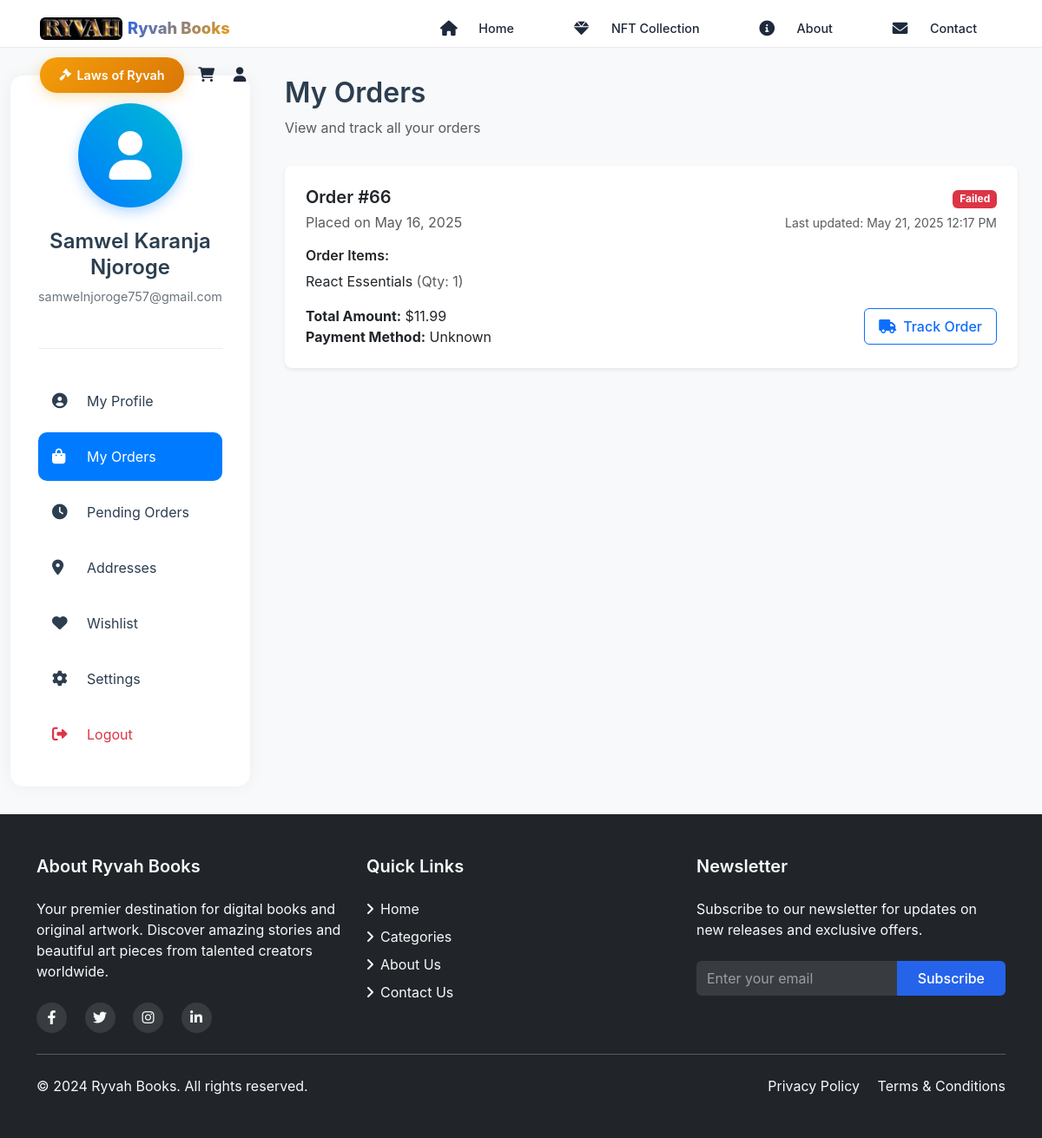
Page /pages/orders.php (signed in) on the committed database.
### tables this page shows
CREATE TABLE IF NOT EXISTS `users` (
  `id` int NOT NULL AUTO_INCREMENT,
  `full_name` varchar(255) NOT NULL,
  `email` varchar(255) NOT NULL,
  `role` enum('Admin','Client','Employee') NOT NULL DEFAULT 'Client',
  `password` varchar(255) NOT NULL,
  `phone` varchar(20) DEFAULT NULL,
  `encryption_key` varchar(255) NOT NULL,
  `salt` varchar(255) NOT NULL,
  `iv` varchar(255) NOT NULL,
  `address` text,
  `city` varchar(100) DEFAULT NULL,
  `state` varchar(100) DEFAULT NULL,
  `postal_code` varchar(20) DEFAULT NULL,
  `created_at` timestamp NULL DEFAULT CURRENT_TIMESTAMP,
  PRIMARY KEY (`id`),
  UNIQUE KEY `email` (`email`)
);

CREATE TABLE IF NOT EXISTS `orders` (
  `id` int NOT NULL AUTO_INCREMENT,
  `invoice_number` varchar(20) NOT NULL,
  `user_id` int NOT NULL,
  `order_date` datetime NOT NULL DEFAULT CURRENT_TIMESTAMP,
  `total_amount` decimal(10,2) NOT NULL DEFAULT '0.00',
  `tax_amount` decimal(10,2) NOT NULL DEFAULT '0.00',
  `tax_rate` decimal(5,2) NOT NULL DEFAULT '0.00',
  `payment_status` enum('pending','processing','completed','failed','refunded') NOT NULL DEFAULT 'pending',
  `payment_method` varchar(50) DEFAULT NULL,
  `paypal_order_id` varchar(255) DEFAULT NULL,
  `shipping_address` text,
  `billing_address` text,
  `notes` text,
  `created_at` timestamp NULL DEFAULT CURRENT_TIMESTAMP,
  `updated_at` timestamp NULL DEFAULT CURRENT_TIMESTAMP ON UPDATE CURRENT_TIMESTAMP,
  PRIMARY KEY (`id`),
  UNIQUE KEY `invoice_number` (`invoice_number`),
  KEY `user_id` (`user_id`),
  KEY `order_date` (`order_date`),
  KEY `payment_status` (`payment_status`),
  KEY `idx_orders_invoice` (`invoice_number`),
  KEY `idx_paypal_order_id` (`paypal_order_id`)
);

### pages/orders.php (the view, shortened to what this page needs)
<?php
require_once '../includes/bootstrap.php';
$user_id = $_SESSION['user_id'];
$sql = "SELECT o.*,
        GROUP_CONCAT(DISTINCT p.type) as product_types,
        GROUP_CONCAT(DISTINCT p.name SEPARATOR '||') as product_names,
        GROUP_CONCAT(DISTINCT oi.quantity SEPARATOR '||') as quantities,
        (
            SELECT status
            FROM order_status_history
            WHERE order_id = o.id
            ORDER BY created_at DESC
            LIMIT 1
        ) as current_status,
        (
            SELECT created_at
            FROM order_status_history
            WHERE order_id = o.id
            ORDER BY created_at DESC
            LIMIT 1
        ) as last_status_update
        FROM orders o
        JOIN order_items oi ON o.id = oi.order_id
        JOIN products p ON oi.product_id = p.id
        WHERE o.user_id = ?
        GROUP BY o.id
        ORDER BY o.created_at DESC";
$stmt = $conn->prepare($sql);
$stmt->bind_param("i", $user_id);
$stmt->execute();
$result = $stmt->get_result();
$orders = $result->fetch_all(MYSQLI_ASSOC);
$sql = "SELECT * FROM users WHERE id = ?";
$stmt = $conn->prepare($sql);
$stmt->bind_param("i", $user_id);
$stmt->execute();
$result = $stmt->get_result();
$user = $result->fetch_assoc();
include '../includes/layouts/header.php';
?>
<div class="profile-container">
    <div class="container-fluid">
        <div class="row">
            <div class="col-lg-3">
                <div class="profile-sidebar">
                    <div class="profile-header text-center">
                        <div class="profile-avatar">
                            <i class="fas fa-user"></i>
                        </div>
                        <h4 class="profile-name"><?php echo htmlspecialchars($user['full_name']); ?></h4>
                        <p class="profile-email"><?php echo htmlspecialchars($user['email']); ?></p>
                    </div>
                    <div class="profile-nav">
                        <a href="profile.php" class="nav-item">
                            <i class="fas fa-user-circle"></i>
                            <span>My Profile</span>
                        </a>
                        <a href="orders.php" class="nav-item active">
                            <i class="fas fa-shopping-bag"></i>
                            <span>My Orders</span>
                        </a>
                        <a href="pending_orders.php" class="nav-item">
                            <i class="fas fa-clock"></i>
                            <span>Pending Orders</span>
                        </a>
                        <a href="addresses.php" class="nav-item">
                            <i class="fas fa-map-marker-alt"></i>
                            <span>Addresses</span>
                        </a>
                        <a href="wishlist.php" class="nav-item">
                            <i class="fas fa-heart"></i>
                            <span>Wishlist</span>
                        </a>
                        <a href="settings.php" class="nav-item">
                            <i class="fas fa-cog"></i>
                            <span>Settings</span>
                        </a>
                        <a href="logout.php" class="nav-item text-danger">
                            <i class="fas fa-sign-out-alt"></i>
                            <span>Logout</span>
                        </a>
                    </div>
                </div>
            </div>
            <div class="col-lg-9">
                <div class="profile-content">
                    <div class="content-header">
                        <h2>My Orders</h2>
                        <p class="text-muted">View and track all your orders</p>
                    </div>
                    <?php if (empty($orders)): ?>
                    <div class="text-center py-5">
                        <div class="mb-4">
                            <i class="fas fa-shopping-bag fa-4x text-muted"></i>
                        </div>
                        <h3 class="mb-3">No orders found</h3>
                        <p class="text-muted mb-4">You haven't placed any orders yet.</p>
                        <a href="../index.php" class="btn btn-primary btn-lg px-5">
                            <i class="fas fa-shopping-cart me-2"></i>Start Shopping
                        </a>
                    </div>
                    <?php else: ?>
                    <div class="row g-4">
                        <?php foreach ($orders as $order):
                    $product_names = explode('||', $order['product_names']);
                    $quantities = explode('||', $order['quantities']);
                    $product_types = explode(',', $order['product_types']);
                    $has_physical = in_array('book', $product_types) || in_array('paint', $product_types);
                ?>
                        <div class="col-12">
                            <div class="card border-0 shadow-sm">
                                <div class="card-body p-4">
                                    <div class="d-flex justify-content-between align-items-center mb-3">
                                        <div>
                                            <h5 class="card-title mb-1">Order
                                                #<?php echo htmlspecialchars($order['invoice_number'] ?: $order['id']); ?>
                                            </h5>
                                            <p class="text-muted mb-0">
                                                Placed on <?php echo date('F j, Y', strtotime($order['created_at'])); ?>
                                            </p>
                                        </div>
                                        <div class="text-end">
                                            <?php
                                                    $status = $order['current_status'] ?? $order['payment_status'] ?? 'unknown';
                                                    if ($status == 'pending') {
                                                        $statusClass = 'warning';
                                                    } elseif ($status == 'processing') {
                                                        $statusClass = 'info';
                                                    } elseif ($status == 'completed') {
                                                        $statusClass = 'success';
                                                    } elseif ($status == 'failed') {
                                                        $statusClass = 'danger';
                                                    } elseif ($status == 'refunded') {
                                                        $statusClass = 'secondary';
                                                    } else {
                                                        $statusClass = 'secondary';
                                                    }
                                                    ?>
                                            <span class="badge bg-<?php echo $statusClass; ?>">
                                                <?php echo ucfirst($status); ?>
                                            </span>
                                            <p class="text-muted mb-0 mt-1">
                                                <small>Last updated:
                                                    <?php
                                                            $lastUpdate = $order['last_status_update'] ?? $order['created_at'];
                                                            echo $lastUpdate ? date('M j, Y g:i A', strtotime($lastUpdate)) : 'N/A';
                                                            ?></small>
                                            </p>
                                        </div>
                                    </div>
                                    <div class="mb-3">
                                        <h6 class="mb-2">Order Items:</h6>
                                        <ul class="list-unstyled mb-0">
                                            <?php for ($i = 0; $i < count($product_names); $i++): ?>
                                            <li class="mb-1">
                                                <?php echo isset($product_names[$i]) ? htmlspecialchars($product_names[$i]) : 'Unknown Product'; ?>
                                                <span class="text-muted">(Qty:
                                                    <?php echo isset($quantities[$i]) ? $quantities[$i] : '0'; ?>)</span>
                                            </li>
                                            <?php endfor; ?>
                                        </ul>
                                    </div>
                                    <div class="d-flex justify-content-between align-items-center">
                                        <div>
                                            <p class="mb-0">
                                                <strong>Total Amount:</strong>
                                                $<?php echo number_format($order['total_amount'], 2); ?>
                                            </p>
                                            <p class="mb-0">
                                                <strong>Payment Method:</strong>
                                                <?php echo ucfirst($order['payment_method'] ?? 'unknown'); ?>
                                            </p>
                                        </div>
                                        <div class="text-end">
                                            <?php if ($has_physical): ?>
                                            <button class="btn btn-outline-primary" data-bs-toggle="modal"
                                                data-bs-target="#trackingModal<?php echo $order['id']; ?>">
                                                <i class="fas fa-truck me-2"></i>Track Order
                                            </button>
                                            <?php endif; ?>
                                        </div>
                                    </div>
                                </div>
                            </div>
                        </div>
                        <?php endforeach; ?>
                    </div>
                    <?php endif; ?>
                </div>
            </div>
        </div>
    </div>
</div>
<?php include '../includes/layouts/footer.php'; ?>

### assets/css/main.css (style rules this page uses)
:root { --primary-color: #2563eb; --accent-color: #f59e0b; --text-color: #1f2937; --light-text: #6b7280; --background: #ffffff; --light-background: #f3f4f6; --border-color: #e5e7eb; --navbar-height: 4rem; }
body { font-family: 'Inter', -apple-system, BlinkMacSystemFont, 'Segoe UI', Roboto, Oxygen, Ubuntu, Cantarell, 'Open Sans', 'Helvetica Neue', sans-serif; color: var(--text-color); line-height: 1.5; background-color: var(--background); }
h1, h2, h3, h4, h5, h6 { font-weight: 600; line-height: 1.25; margin-bottom: 1rem; }
p { margin-bottom: 1rem; }
a { color: var(--primary-color); text-decoration: none; transition: color var(--transition-base); }
.btn { display: inline-flex; align-items: center; justify-content: center; padding: 0.5rem 1rem; border-radius: 0.375rem; font-weight: 500; transition: all var(--transition-base); cursor: pointer; }
.card { background-color: var(--background); border: 1px solid var(--border-color); border-radius: 0.5rem; overflow: hidden; transition: transform var(--transition-base), box-shadow var(--transition-base); }
.text-center { text-align: center; }
.mt-1 { margin-top: 0.25rem; }
.mb-1 { margin-bottom: 0.25rem; }
.mb-2 { margin-bottom: 0.5rem; }
.mb-3 { margin-bottom: 1rem; }
.p-4 { padding: 1.5rem; }

### assets/css/transitions.css (style rules this page uses)
:root { --transition-base: 0.3s ease; --transition-slow: 0.5s ease; --transition-fast: 0.15s ease; }

### includes/layouts/header.php (style rules this page uses)
:root { --navbar-height: 55px; --primary-color: #2563eb; --secondary-color: #64748b; --accent-color: #f59e0b; --background-color: #ffffff; --text-color: #1e293b; --border-color: rgba(226, 232, 240, 0.6); --transition-base: 0.3s ease; --mobile-menu-bg: #ffffff; --mobile-shadow: 0 8px 32px rgba(0, 0, 0, 0.12); --hover-bg: rgba(37, 99, 235, 0.08); }
* { margin: 0; padding: 0; box-sizing: border-box; }
body { margin: 0; padding: 0; }
.nav-item { position: relative; }

### pages/orders.php (style rules this page uses)
.profile-container { min-height: 100vh; background: #f8f9fa; padding: 2rem 0; }
.profile-sidebar { background: white; border-radius: 15px; box-shadow: 0 0 20px rgba(0, 0, 0, 0.05); padding: 2rem; height: 100%; }
.profile-header { padding-bottom: 2rem; border-bottom: 1px solid #eee; margin-bottom: 2rem; }
.profile-avatar { width: 120px; height: 120px; background: linear-gradient(45deg, #007bff, #00bcd4); border-radius: 50%; display: flex; align-items: center; justify-content: center; margin: 0 auto 1.5rem; box-shadow: 0 5px 15px rgba(0, 123, 255, 0.3); }
.profile-avatar i { font-size: 3.5rem; color: white; }
.profile-name { color: #2c3e50; font-weight: 600; margin-bottom: 0.5rem; }
.profile-email { color: #6c757d; font-size: 0.9rem; }
.profile-nav { display: flex; flex-direction: column; gap: 0.5rem; }
.nav-item { display: flex; align-items: center; padding: 1rem; color: #2c3e50; text-decoration: none; border-radius: 10px; transition: all 0.3s ease; }
.nav-item i { width: 24px; margin-right: 1rem; font-size: 1.1rem; }
.nav-item.active { background: #007bff; color: white; }
.profile-content { padding: 0 1rem; }
.content-header { margin-bottom: 2rem; }
.content-header h2 { color: #2c3e50; font-weight: 600; margin-bottom: 0.5rem; }
.card { transition: transform 0.3s ease; }
.btn { transition: all 0.3s ease; }

### rows in the picture
users: full_name "Samwel Karanja Njoroge", email "samwelnjoroge757@gmail.com"
orders: id "66", created_at "May 16, 2025", status "Failed", lastUpdate "May 21, 2025 12:17 PM", i "React Essentials", i "1", total_amount "11.99", payment_method "Unknown"
